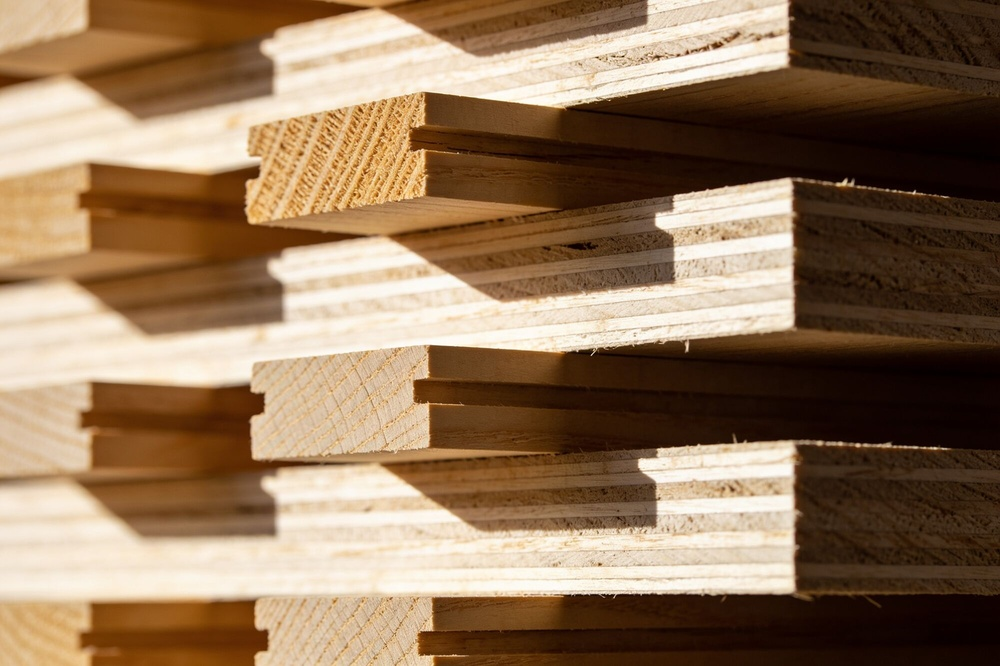
#> input picture assets/img/craft.jpg, 1000 x 666 px, shrunk from 2000 x 1333 before the run
$ python grade.py ../assets/img/craft.jpg
#> lines starting #> are read from the running program, lines starting #| are printed output that depends on the picture
#!/usr/bin/env python3
"""Scapeland photographic grade — warm vintage film look applied to every
site image by the asset pipeline, so the whole set reads as one camera.

Recipe: lifted blacks and soft highlights (film curve), warm cast in the
midtones, gently muted saturation with greens pulled toward sage, fine
luminance grain.

Usage: grade.py <image> [more images...]  (edits in place, keeps quality)
"""
import sys

import numpy as np
from PIL import Image, ImageEnhance


def film_curve(x, lift, ceil):
    """Map 0..255 to lift..ceil with a soft S easing."""
    t = x / 255.0
    t = t * t * (3.0 - 2.0 * t) * 0.30 + t * 0.70  # mild S-curve
    return lift + t * (ceil - lift)


def grade(path):
#> called with path = '../assets/img/craft.jpg'
    im = Image.open(path).convert("RGB")
#> im is the input picture: PIL image 1000x666 RGB; mean R, G, B 144, 116.6, 89.5
    a = np.asarray(im).astype(np.float32)

    # 1. film curve: lifted blacks, soft ceiling — slightly different per
    #    channel for a warm, faded print feel
    a[..., 0] = film_curve(a[..., 0], 30.0, 248.0)  # R keeps most range
#> in film_curve, `return lift + t * (ceil - lift)`:
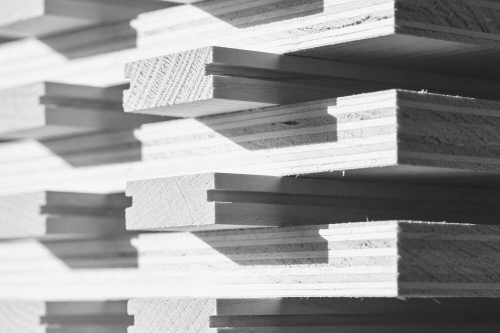
#> returned value: shape (666, 1000) float32 (shown at 1/2 size); min 31.21, max 248, mean 152.7
    a[..., 1] = film_curve(a[..., 1], 28.0, 242.0)
#> call 2 of film_curve, with lift = 28, ceil = 242
#> in film_curve (call 2), `t = x / 255.0`:
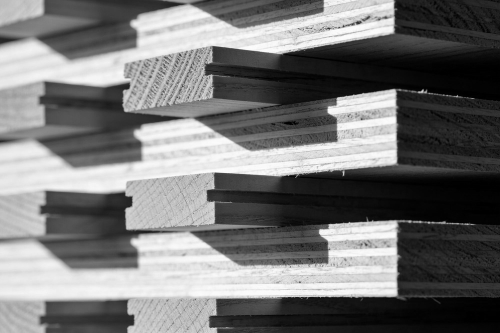
#> t: shape (666, 1000) float32 (shown at 1/2 size); min 0, max 1, mean 0.457
#> in film_curve (call 2), `return lift + t * (ceil - lift)`:
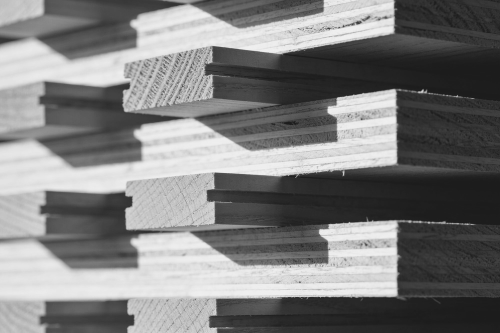
#> returned value: shape (666, 1000) float32 (shown at 1/2 size); min 28, max 242, mean 125.3
    a[..., 2] = film_curve(a[..., 2], 36.0, 224.0)  # B lifted + capped: warm
#> call 3 of film_curve, with lift = 36, ceil = 224
#> in film_curve (call 3), `t = x / 255.0`:
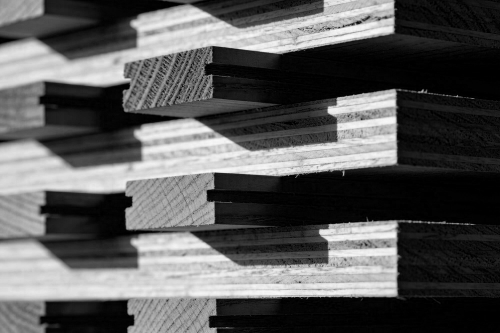
#> t: shape (666, 1000) float32 (shown at 1/2 size); min 0, max 0.988, mean 0.351
#> in film_curve (call 3), `return lift + t * (ceil - lift)`:
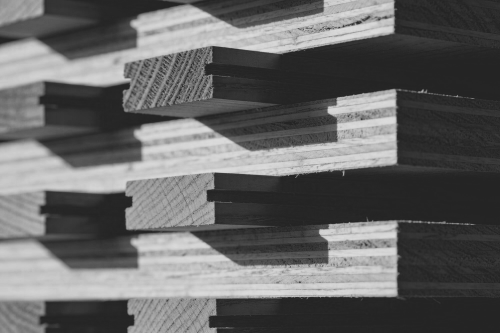
#> returned value: shape (666, 1000) float32 (shown at 1/2 size); min 36, max 222.4, mean 101.9
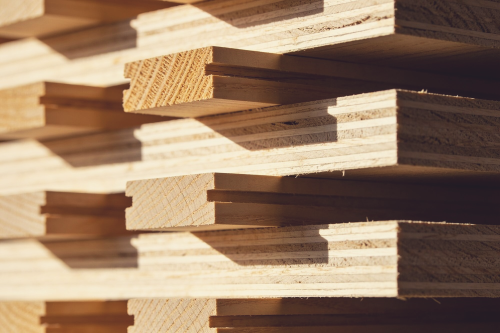
#> a: shape (666, 1000, 3) float32 (shown at 1/2 size); mean R, G, B 152.7, 125.3, 102

    # 2. warm midtone cast
    a[..., 0] *= 1.045
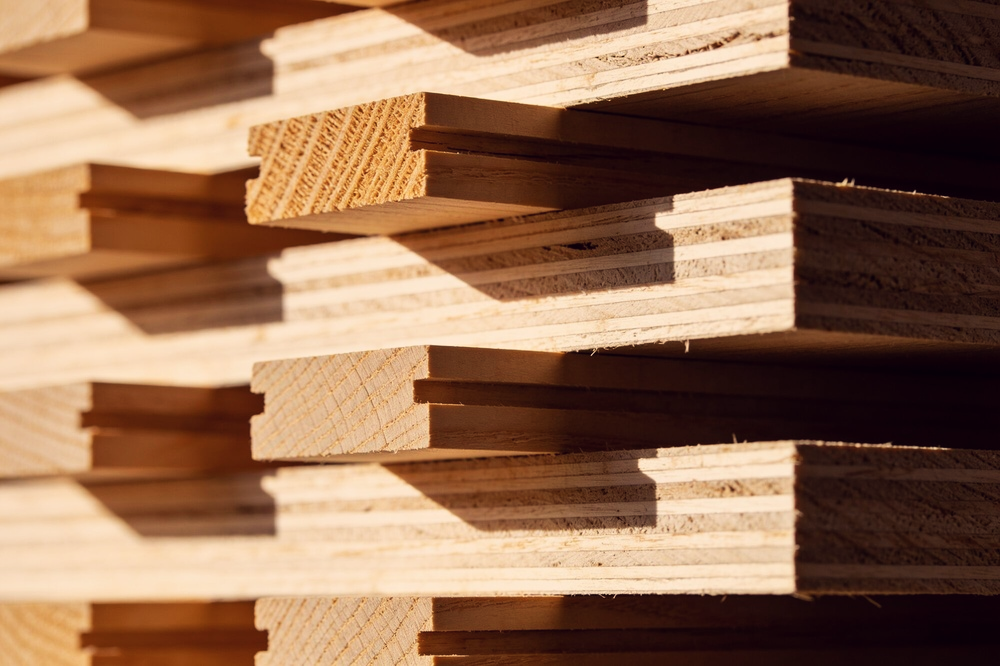
#> a: shape (666, 1000, 3) float32; mean R, G, B 159.5, 125.3, 102; drawn with min black and max white
    a[..., 1] *= 1.015
    a[..., 2] *= 0.945

    im = Image.fromarray(np.clip(a, 0, 255).astype(np.uint8))

    # 3. mute saturation a touch
    im = ImageEnhance.Color(im).enhance(0.80)
    im = ImageEnhance.Contrast(im).enhance(0.94)

    # 4. fine luminance grain
    a = np.asarray(im).astype(np.float32)
    rng = np.random.default_rng(7)
    noise = rng.normal(0.0, 3.2, a.shape[:2])[..., None]
    a = np.clip(a + noise, 0, 255)

    Image.fromarray(a.astype(np.uint8)).save(
        path, quality=84, progressive=True
    )


if __name__ == "__main__":
    for p in sys.argv[1:]:
        grade(p)
        print("graded", p)

$ run again, on assets/img/glt-2.jpg
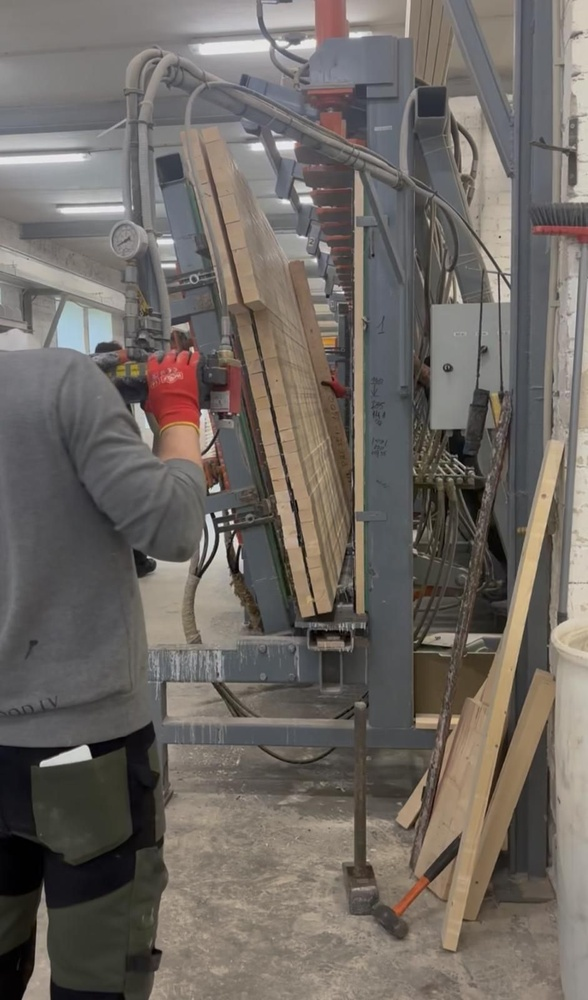
#> input picture assets/img/glt-2.jpg, 588 x 1000 px, shrunk from 941 x 1600 before the run
#> in grade, im is the input picture: PIL image 588x1000 RGB; mean R, G, B 110.6, 104.5, 99.1
#> in film_curve (call 3), `return lift + t * (ceil - lift)`:
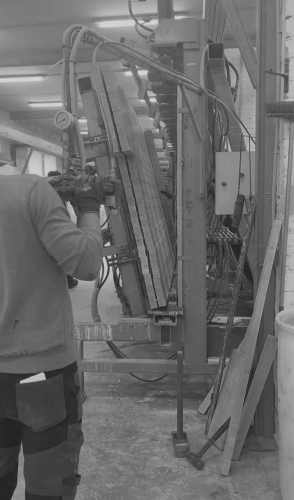
#> returned value: shape (1000, 588) float32 (shown at 1/2 size); min 36, max 216.3, mean 106.9
#> in grade, `a[..., 2] = film_curve(a[..., 2], 36.0, 224.0)`:
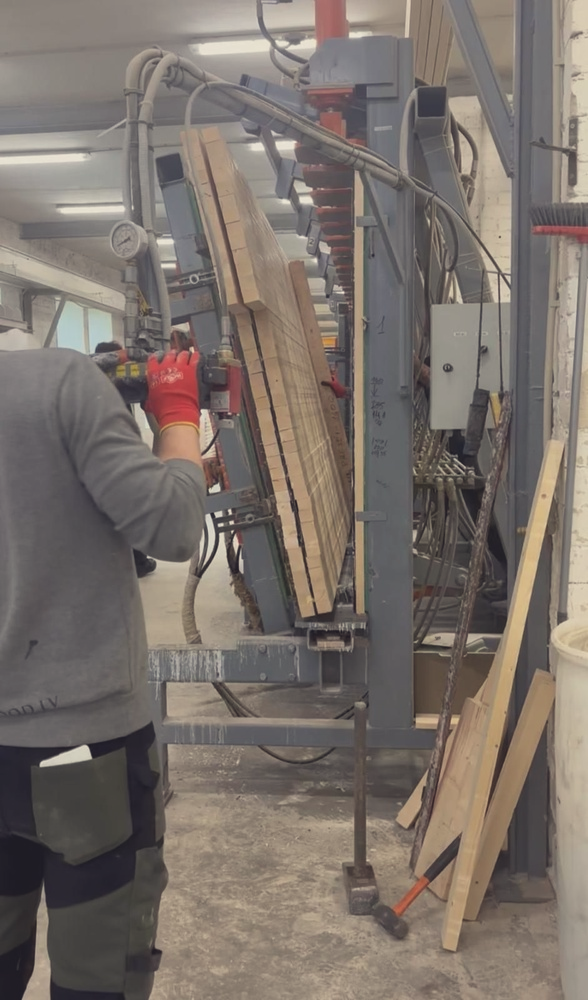
#> a: shape (1000, 588, 3) float32; mean R, G, B 123.2, 113.7, 106.9

$ run again, on assets/img/glt-3.jpg
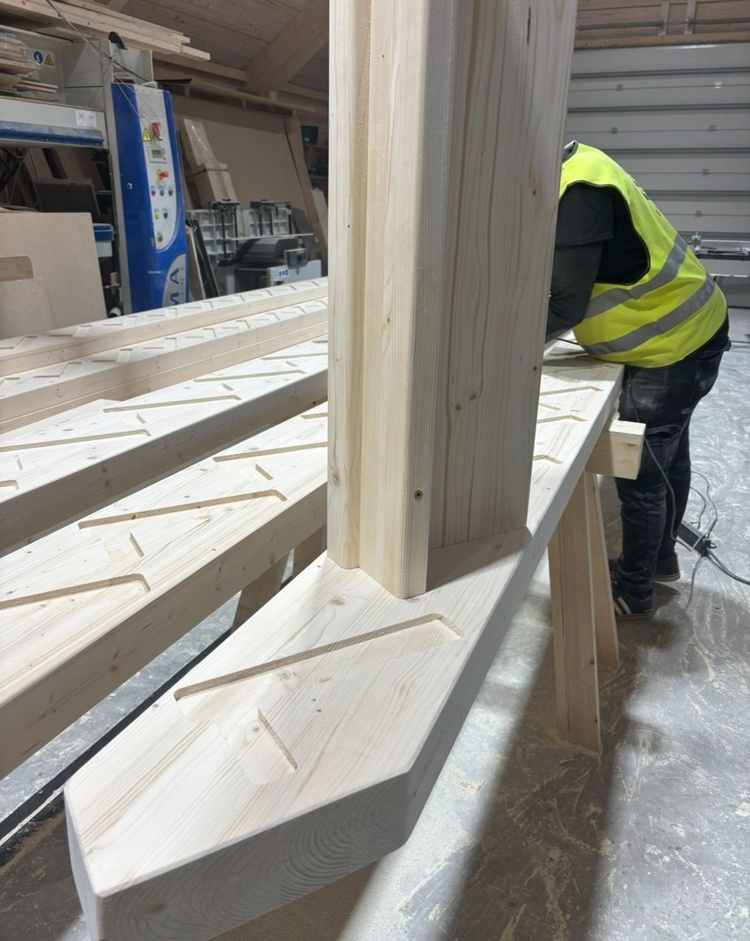
#> input picture assets/img/glt-3.jpg, 750 x 941 px, shrunk from 1179 x 1479 before the run
#> in grade, im is the input picture: PIL image 750x941 RGB; mean R, G, B 142.4, 140.3, 133.5
#> in film_curve (call 3), `return lift + t * (ceil - lift)`:
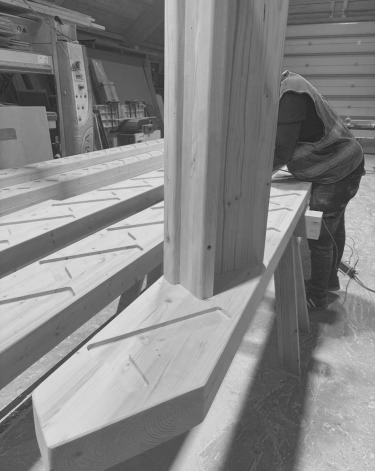
#> returned value: shape (941, 750) float32 (shown at 1/2 size); min 36, max 224, mean 134.3
#> in grade, `a[..., 0] *= 1.045`:
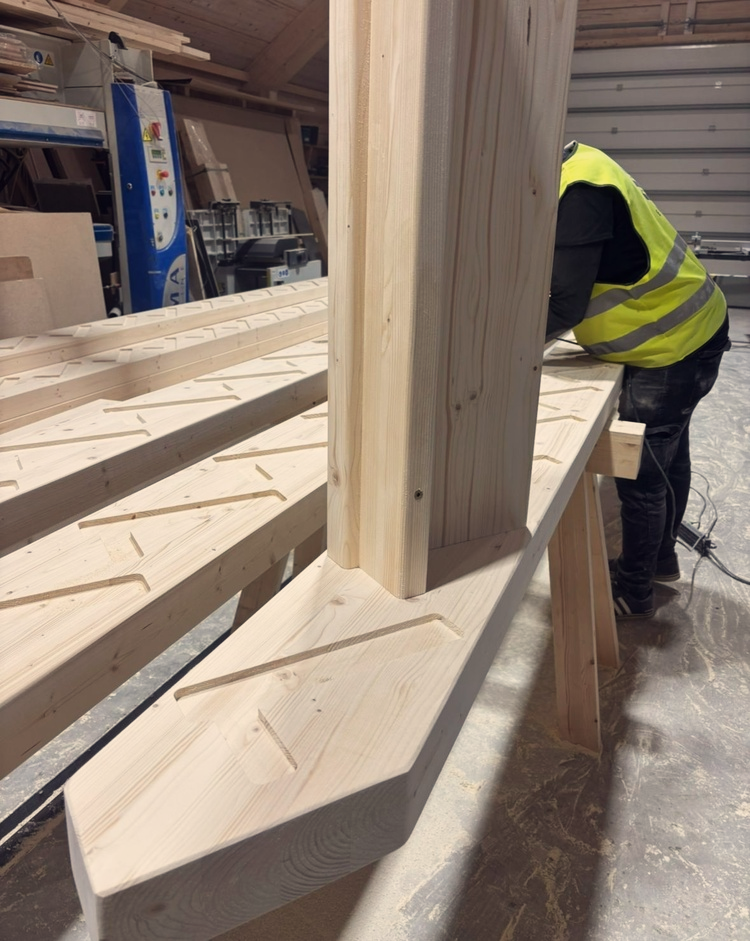
#> a: shape (941, 750, 3) float32; mean R, G, B 159.1, 146, 134.3; drawn with min black and max white
